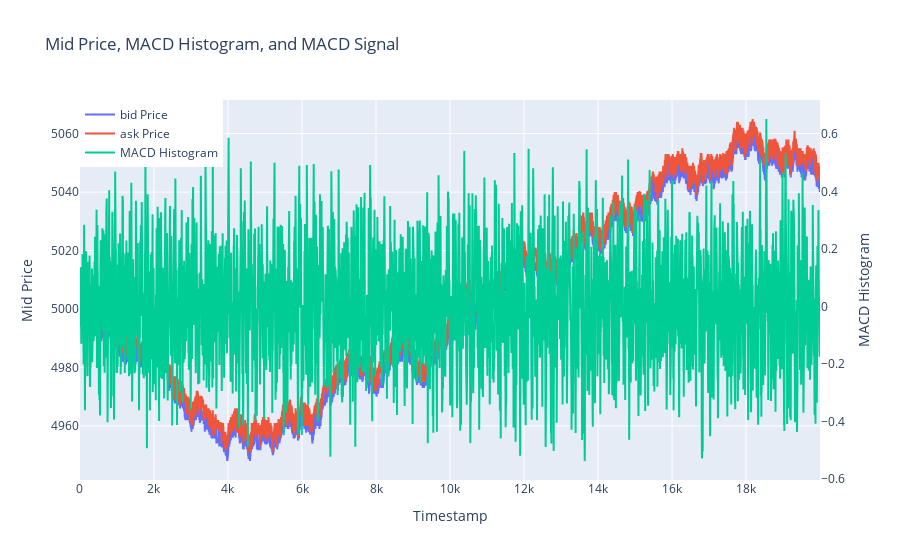

The notebook cell this image was saved under:
### Code cell
import plotly.graph_objects as go

# Create a figure
fig = go.Figure()

# Add mid_price trace
# fig.add_trace(go.Scatter(x=df_1.index, y=df_1['mid_price'], name='Mid Price'))
fig.add_trace(go.Scatter(x=df_1.index, y=df_1['bid_price_1'], name='bid Price'))
fig.add_trace(go.Scatter(x=df_1.index, y=df_1['ask_price_1'], name='ask Price'))

# Add macd_hist trace
fig.add_trace(go.Scatter(x=df_1.index, y=df_1['macd_hist'], name='MACD Histogram', yaxis='y2'))

# Add macd_signal trace
# fig.add_trace(go.Scatter(x=df_1.index, y=df_1['macd_signal'], name='MACD Signal', yaxis='y3'))

# Set layout
fig.update_layout(
    title='Mid Price, MACD Histogram, and MACD Signal',
    xaxis=dict(title='Timestamp'),
    yaxis=dict(title='Mid Price'),
    yaxis2=dict(title='MACD Histogram', side='right', overlaying='y', showgrid=False),
    yaxis3=dict(title='MACD Signal', side='right', overlaying='y', showgrid=False),
    legend=dict(x=0, y=1)
)

# Show the plot
fig.show()

### Figure 1 — Plotly figure (JSON) as saved in the notebook; plotly's stock layout.template omitted (floating-point values rounded to 4 significant figures; data arrays with more than 128 entries replaced by an {"elided": "..."} marker saying what was removed)
{"data": [{"name": "bid Price", "type": "scatter", "x": {"elided": "10000 int values"}, "y": {"elided": "10000 int values"}}, {"name": "ask Price", "type": "scatter", "x": {"elided": "10000 int values"}, "y": {"elided": "10000 int values"}}, {"name": "MACD Histogram", "type": "scatter", "x": {"elided": "10000 int values"}, "y": {"elided": "10000 float values"}, "yaxis": "y2"}], "layout": {"legend": {"x": 0, "y": 1}, "title": {"text": "Mid Price, MACD Histogram, and MACD Signal"}, "xaxis": {"title": {"text": "Timestamp"}}, "yaxis": {"title": {"text": "Mid Price"}}, "yaxis2": {"overlaying": "y", "showgrid": false, "side": "right", "title": {"text": "MACD Histogram"}}, "yaxis3": {"overlaying": "y", "showgrid": false, "side": "right", "title": {"text": "MACD Signal"}}}}
